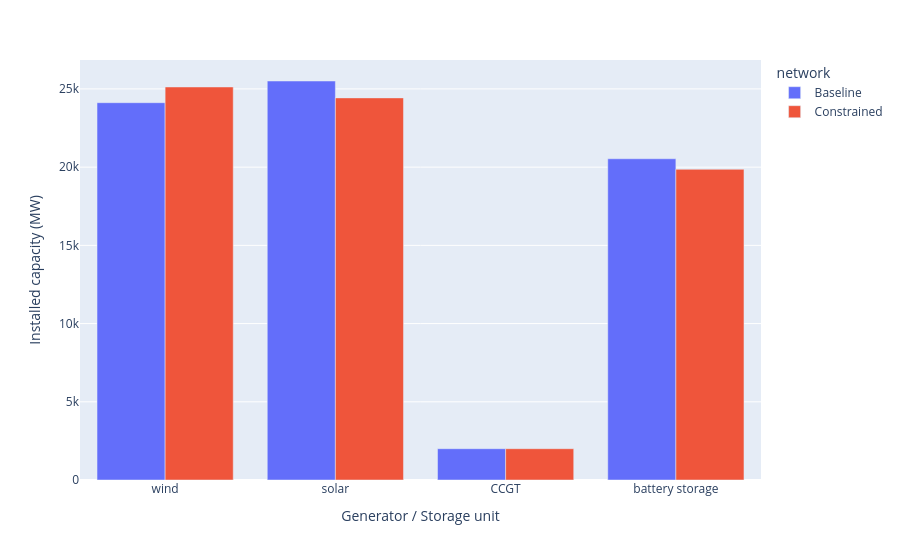

The code cell stored with this chart in its notebook:
### Markdown cell above
### Monthly generation breakdown

Since the segmented network uses non-uniform snapshot durations, we aggregate by computing the **weighted energy** (`p × snapshot_weighting`) per technology per month. This gives total-generation [MWh] for each month and shows how the constraints redistribute generation between wind/solar, hydrogen, and the CCGT.

### Code cell
capacity = discharge_capacity(nc)
df_plot = capacity.to_frame("Capacity (MW)").reset_index()
fig_capacity = px.bar(
    df_plot,
    x="name",
    y="Capacity (MW)",
    color="network",
    barmode="group",
)
fig_capacity.update_layout(
    xaxis_title="Generator / Storage unit", yaxis_title="Installed capacity (MW)"
)

### Figure 1 — Plotly figure (JSON) as saved in the notebook; plotly's stock layout.template omitted (floating-point values rounded to 4 significant figures)
{"data": [{"alignmentgroup": "True", "hovertemplate": "network=Baseline<br>name=%{x}<br>Capacity (MW)=%{y}<extra></extra>", "legendgroup": "Baseline", "marker": {"color": "#636efa", "pattern": {"shape": ""}}, "name": "Baseline", "offsetgroup": "Baseline", "orientation": "v", "showlegend": true, "textposition": "auto", "type": "bar", "x": ["wind", "solar", "CCGT", "battery storage"], "xaxis": "x", "y": [24120.0, 25510.0, 2000.0, 20530.0], "yaxis": "y"}, {"alignmentgroup": "True", "hovertemplate": "network=Constrained<br>name=%{x}<br>Capacity (MW)=%{y}<extra></extra>", "legendgroup": "Constrained", "marker": {"color": "#EF553B", "pattern": {"shape": ""}}, "name": "Constrained", "offsetgroup": "Constrained", "orientation": "v", "showlegend": true, "textposition": "auto", "type": "bar", "x": ["wind", "solar", "CCGT", "battery storage"], "xaxis": "x", "y": [25130.0, 24430.0, 2000.0, 19860.0], "yaxis": "y"}], "layout": {"barmode": "group", "legend": {"title": {"text": "network"}, "tracegroupgap": 0}, "margin": {"t": 60}, "xaxis": {"anchor": "y", "domain": [0.0, 1.0], "title": {"text": "Generator / Storage unit"}}, "yaxis": {"anchor": "x", "domain": [0.0, 1.0], "title": {"text": "Installed capacity (MW)"}}}}
